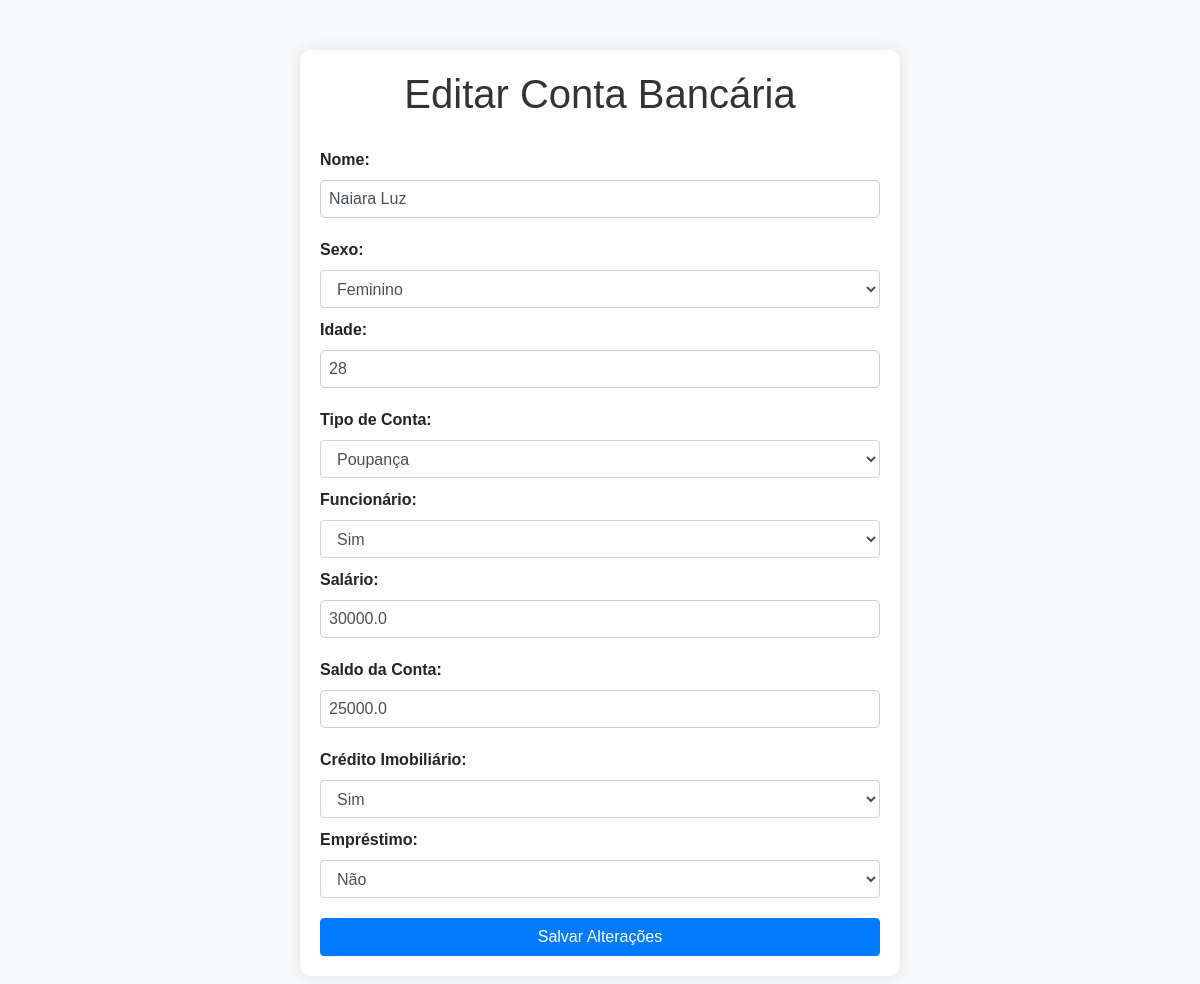
The app's page /edit_account/4 with its own data.
### tables this page shows
CREATE TABLE contas_bancarias
                 (id INTEGER PRIMARY KEY AUTOINCREMENT,
                 nome TEXT NOT NULL,
                 sexo TEXT NOT NULL,
                 idade INTEGER NOT NULL,
                 tipo_conta TEXT NOT NULL,
                 funcionario BOOLEAN NOT NULL,
                 salario REAL,
                 saldo_conta REAL,
                 credito_imobiliario BOOLEAN NOT NULL,
                 emprestimo BOOLEAN NOT NULL);

### app.py (the view, shortened to what this page needs)
@app.route('/edit_account/<int:id>', methods=['GET', 'POST'])
def edit_account(id):
    conn = sqlite3.connect('C:/Users/manuel/Desktop/projecto inar/contas_bancarias.db')
    c = conn.cursor()
    if request.method == 'GET':
        c.execute("SELECT * FROM contas_bancarias WHERE id=?", (id,))
        account = c.fetchone()
        conn.close()
        return render_template('edit_account.html', account=account)

### templates/edit_account.html (shortened to what this page needs)
<!DOCTYPE html>
<html lang="en">
<head>
    <link rel="stylesheet" href="{{ url_for('static', filename='styles.css') }}">
    <link rel="stylesheet" href="https://maxcdn.bootstrapcdn.com/bootstrap/4.5.2/css/bootstrap.min.css">
</head>
<body>
    <div class="container">
        <h1>Editar Conta Bancária</h1>
        <form id="editForm" action="{{ url_for('edit_account', id=account[0]) }}" method="POST">
            <label for="nome">Nome:</label>
            <input type="text" name="nome" class="form-control" value="{{ account[1] }}" required>
            <label for="sexo">Sexo:</label>
            <select name="sexo" class="form-control" required>
                <option value="Feminino" {% if account[2] == 'Feminino' %}selected{% endif %}>Feminino</option>
            </select>
            <label for="idade">Idade:</label>
            <input type="number" name="idade" class="form-control" value="{{ account[3] }}" min="18" max="100" required>
            <label for="tipo_conta">Tipo de Conta:</label>
            <select name="tipo_conta" class="form-control" required>
                <option value="Poupança" {% if account[4] == 'Poupança' %}selected{% endif %}>Poupança</option>
            </select>
            <label for="funcionario">Funcionário:</label>
            <select name="funcionario" class="form-control" required>
                <option value="1" {% if account[5] %}selected{% endif %}>Sim</option>
            </select>
            <label for="salario">Salário:</label>
            <input type="number" name="salario" class="form-control" value="{{ account[6] }}" min="0" step="0.01" required>
            <label for="saldo_conta">Saldo da Conta:</label>
            <input type="number" name="saldo_conta" class="form-control" value="{{ account[7] }}" min="0" step="0.01" required>
            <label for="credito_imobiliario">Crédito Imobiliário:</label>
            <select name="credito_imobiliario" class="form-control" required>
                <option value="1" {% if account[8] %}selected{% endif %}>Sim</option>
            </select>
            <label for="emprestimo">Empréstimo:</label>
            <select name="emprestimo" class="form-control" required>
                <option value="0" {% if not account[9] %}selected{% endif %}>Não</option>
            </select>
            <button type="submit" class="btn btn-primary btn-block">Salvar Alterações</button>
        </form>
    </div>
</body>
</html>

### static/styles.css (style rules this page uses)
body { font-family: Arial, sans-serif; background-color: #f4f4f4; margin: 0; padding: 0; }
.container { max-width: auto; margin: auto; padding: 20px; background-color: #fff; border-radius: 10px; box-shadow: 0 0 10px rgba(0, 0, 0, 0.1); }
h1 { color: #333; margin-bottom: 20px; }
form { margin-top: 20px; }
label { display: block; margin-bottom: 5px; }
input[type="text"], input[type="number"], select { width: 100%; padding: 8px; margin-bottom: 10px; border: 1px solid #ccc; border-radius: 5px; box-sizing: border-box; }
button { padding: 10px 20px; background-color: #007bff; color: #fff; border: none; border-radius: 5px; cursor: pointer; }

### templates/edit_account.html (style rules this page uses)
body { background-color: #f8f9fa; font-family: Arial, sans-serif; }
.container { max-width: 600px; margin: 50px auto; padding: 20px; background-color: #ffffff; border-radius: 10px; box-shadow: 0 0 15px rgba(0, 0, 0, 0.1); }
h1 { text-align: center; margin-bottom: 20px; }
label { font-weight: bold; margin-top: 10px; }
button { margin-top: 20px; }

### records on screen
contas_bancarias: nome "Naiara Luz", sexo "Feminino", idade "28", tipo_conta "Poupança", funcionario "Sim", salario "30000.0", saldo_conta "25000.0", credito_imobiliario "Sim", emprestimo "Não"
